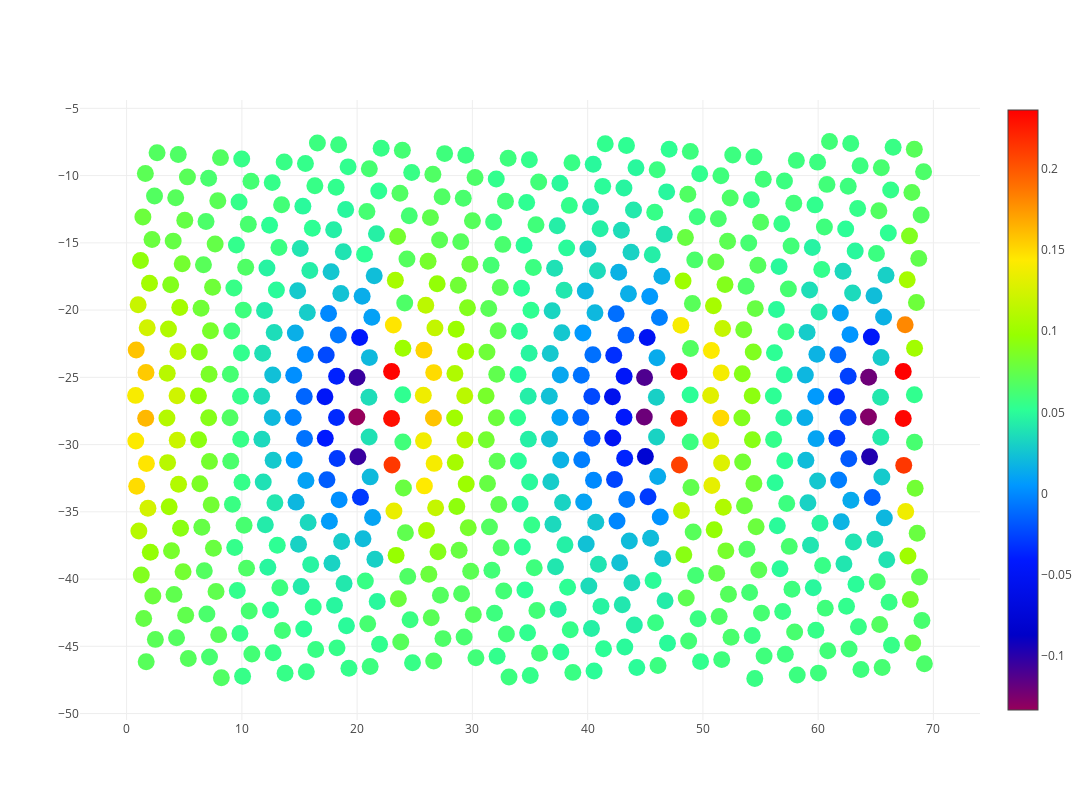

This figure's notebook cell:
### Code cell
f.pos_segE(10)

### Figure 1 — Plotly figure (JSON) as saved in the notebook; plotly's stock layout.template omitted (floating-point values rounded to 4 significant figures; data arrays with more than 128 entries replaced by an {"elided": "..."} marker saying what was removed)
{"data": [{"hoverinfo": "text", "marker": {"color": {"elided": "626 float values"}, "colorscale": "Rainbow", "showscale": true, "size": 16.95, "symbol": "circle"}, "mode": "markers", "text": {"elided": "626 str values"}, "type": "scatter", "uid": "3f18fe25-7053-490f-b124-f6254808d1bf", "x": {"elided": "626 float values"}, "y": {"elided": "626 float values"}}], "layout": {"autosize": false, "height": 800, "width": 2058.0, "xaxis": {"zeroline": false}, "yaxis": {"zeroline": false}}}
